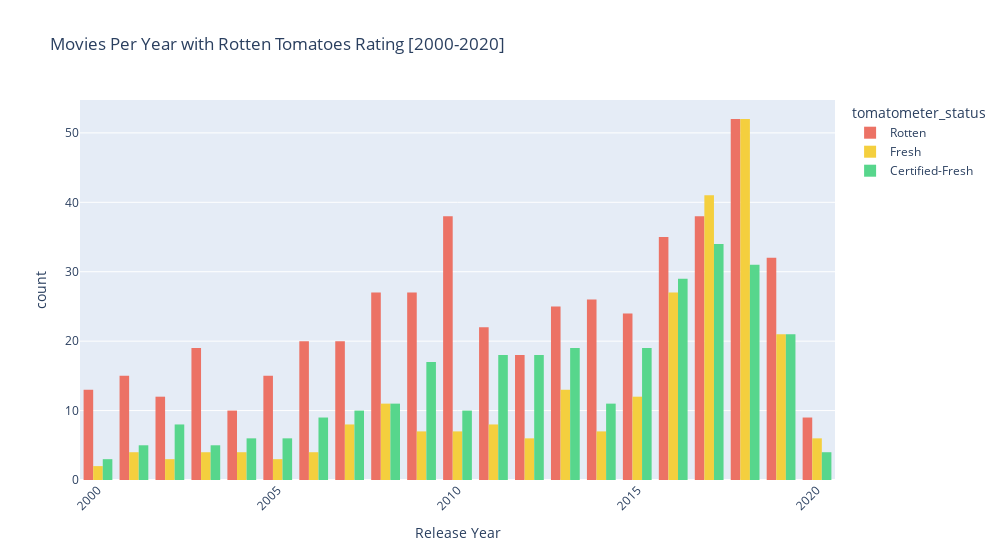

This figure's notebook cell:
### Markdown cell above
# Histogram - Netflix Catalogue of Movies by Release Year

Stacked by Rotten Tomatoes Tomatometer status
- ranges from Rotten to Certified Fresh
- [Rotten Tomatoes Explained](rottentomatoes.com/about)

### Code cell
netflix_plus_rt_df = netflix_plus_rt_df.dropna(subset="tomatometer_status") # Remove those without a tomatometer status
netflix_plus_rt_df = netflix_plus_rt_df[netflix_plus_rt_df["release_year_x"] >= 2000] # Remove Movies released before 2000

netflix_plus_rt_df = netflix_plus_rt_df.sort_values(by=["tomatometer_status", "release_year_x"], ascending=False)

fig = px.histogram(
  netflix_plus_rt_df,
  "release_year_x",
  title="Movies Per Year with Rotten Tomatoes Rating [2000-2020]",
  labels={"release_year_x": "Release Year"},
  color="tomatometer_status",
  color_discrete_map={
                "Rotten": "hsl(6, 78%, 66%)",
                "Fresh": "hsl(48, 89%, 60%)",
                "Certified-Fresh": "hsl(145, 61%, 59%)",
                },
)

fig.update_layout(
  barmode="group",
  xaxis_tickangle=-45,
  width=1000,
  )

### Figure 1 — Plotly figure (JSON) as saved in the notebook; plotly's stock layout.template omitted (floating-point values rounded to 4 significant figures; data arrays with more than 128 entries replaced by an {"elided": "..."} marker saying what was removed)
{"data": [{"alignmentgroup": "True", "bingroup": "x", "hovertemplate": "tomatometer_status=Rotten<br>Release Year=%{x}<br>count=%{y}<extra></extra>", "legendgroup": "Rotten", "marker": {"color": "hsl(6, 78%, 66%)", "pattern": {"shape": ""}}, "name": "Rotten", "offsetgroup": "Rotten", "orientation": "v", "showlegend": true, "type": "histogram", "x": {"elided": "497 int values"}, "xaxis": "x", "yaxis": "y"}, {"alignmentgroup": "True", "bingroup": "x", "hovertemplate": "tomatometer_status=Fresh<br>Release Year=%{x}<br>count=%{y}<extra></extra>", "legendgroup": "Fresh", "marker": {"color": "hsl(48, 89%, 60%)", "pattern": {"shape": ""}}, "name": "Fresh", "offsetgroup": "Fresh", "orientation": "v", "showlegend": true, "type": "histogram", "x": {"elided": "250 int values"}, "xaxis": "x", "yaxis": "y"}, {"alignmentgroup": "True", "bingroup": "x", "hovertemplate": "tomatometer_status=Certified-Fresh<br>Release Year=%{x}<br>count=%{y}<extra></extra>", "legendgroup": "Certified-Fresh", "marker": {"color": "hsl(145, 61%, 59%)", "pattern": {"shape": ""}}, "name": "Certified-Fresh", "offsetgroup": "Certified-Fresh", "orientation": "v", "showlegend": true, "type": "histogram", "x": {"elided": "294 int values"}, "xaxis": "x", "yaxis": "y"}], "layout": {"barmode": "group", "legend": {"title": {"text": "tomatometer_status"}, "tracegroupgap": 0}, "title": {"text": "Movies Per Year with Rotten Tomatoes Rating [2000-2020]"}, "width": 1000, "xaxis": {"anchor": "y", "domain": [0, 1], "tickangle": -45, "title": {"text": "Release Year"}}, "yaxis": {"anchor": "x", "domain": [0, 1], "title": {"text": "count"}}}}
